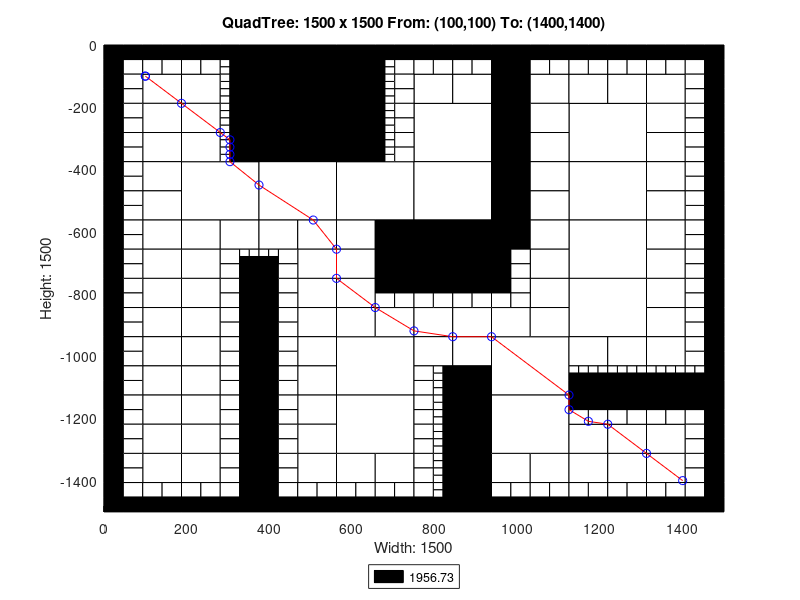

Recreate this plot in MATLAB.
axis([0 1500 -1500 0]);
title('QuadTree: 1500 x 1500 From: (100,100) To: (1400,1400)');
xlabel('Width: 1500');
ylabel('Height: 1500');
rectangle('Position',[375 -187.5 187.5 187.5], 'FaceColor',[0 0 0]);
rectangle('Position',[375 -375 187.5 187.5], 'FaceColor',[0 0 0]);
rectangle('Position',[187.5 -562.5 187.5 187.5], 'FaceColor',[1 1 1]);
rectangle('Position',[375 -562.5 187.5 187.5], 'FaceColor',[1 1 1]);
rectangle('Position',[562.5 -562.5 187.5 187.5], 'FaceColor',[1 1 1]);
rectangle('Position',[750 -375 187.5 187.5], 'FaceColor',[1 1 1]);
rectangle('Position',[1125 -375 187.5 187.5], 'FaceColor',[1 1 1]);
rectangle('Position',[750 -562.5 187.5 187.5], 'FaceColor',[1 1 1]);
rectangle('Position',[750 -750 187.5 187.5], 'FaceColor',[0 0 0]);
rectangle('Position',[1125 -562.5 187.5 187.5], 'FaceColor',[1 1 1]);
rectangle('Position',[1125 -750 187.5 187.5], 'FaceColor',[1 1 1]);
rectangle('Position',[562.5 -1125 187.5 187.5], 'FaceColor',[1 1 1]);
rectangle('Position',[562.5 -1312.5 187.5 187.5], 'FaceColor',[1 1 1]);
rectangle('Position',[937.5 -1125 187.5 187.5], 'FaceColor',[1 1 1]);
rectangle('Position',[1125 -937.5 187.5 187.5], 'FaceColor',[1 1 1]);
rectangle('Position',[937.5 -1312.5 187.5 187.5], 'FaceColor',[1 1 1]);
rectangle('Position',[93.75 -187.5 93.75 93.75], 'FaceColor',[1 1 1]);
rectangle('Position',[187.5 -187.5 93.75 93.75], 'FaceColor',[1 1 1]);
rectangle('Position',[93.75 -281.25 93.75 93.75], 'FaceColor',[1 1 1]);
rectangle('Position',[93.75 -375 93.75 93.75], 'FaceColor',[1 1 1]);
rectangle('Position',[187.5 -281.25 93.75 93.75], 'FaceColor',[1 1 1]);
rectangle('Position',[187.5 -375 93.75 93.75], 'FaceColor',[1 1 1]);
rectangle('Position',[562.5 -93.75 93.75 93.75], 'FaceColor',[0 0 0]);
rectangle('Position',[562.5 -187.5 93.75 93.75], 'FaceColor',[0 0 0]);
rectangle('Position',[562.5 -281.25 93.75 93.75], 'FaceColor',[0 0 0]);
rectangle('Position',[562.5 -375 93.75 93.75], 'FaceColor',[0 0 0]);
rectangle('Position',[93.75 -468.75 93.75 93.75], 'FaceColor',[1 1 1]);
rectangle('Position',[93.75 -562.5 93.75 93.75], 'FaceColor',[1 1 1]);
rectangle('Position',[93.75 -656.25 93.75 93.75], 'FaceColor',[1 1 1]);
rectangle('Position',[93.75 -750 93.75 93.75], 'FaceColor',[1 1 1]);
rectangle('Position',[187.5 -656.25 93.75 93.75], 'FaceColor',[1 1 1]);
rectangle('Position',[281.25 -656.25 93.75 93.75], 'FaceColor',[1 1 1]);
rectangle('Position',[187.5 -750 93.75 93.75], 'FaceColor',[1 1 1]);
rectangle('Position',[375 -656.25 93.75 93.75], 'FaceColor',[1 1 1]);
rectangle('Position',[468.75 -656.25 93.75 93.75], 'FaceColor',[1 1 1]);
rectangle('Position',[468.75 -750 93.75 93.75], 'FaceColor',[1 1 1]);
rectangle('Position',[562.5 -656.25 93.75 93.75], 'FaceColor',[1 1 1]);
rectangle('Position',[656.25 -656.25 93.75 93.75], 'FaceColor',[0 0 0]);
rectangle('Position',[562.5 -750 93.75 93.75], 'FaceColor',[1 1 1]);
rectangle('Position',[656.25 -750 93.75 93.75], 'FaceColor',[0 0 0]);
rectangle('Position',[750 -187.5 93.75 93.75], 'FaceColor',[1 1 1]);
rectangle('Position',[843.75 -187.5 93.75 93.75], 'FaceColor',[1 1 1]);
rectangle('Position',[937.5 -93.75 93.75 93.75], 'FaceColor',[0 0 0]);
rectangle('Position',[937.5 -187.5 93.75 93.75], 'FaceColor',[0 0 0]);
rectangle('Position',[1031.25 -187.5 93.75 93.75], 'FaceColor',[1 1 1]);
rectangle('Position',[937.5 -281.25 93.75 93.75], 'FaceColor',[0 0 0]);
rectangle('Position',[1031.25 -281.25 93.75 93.75], 'FaceColor',[1 1 1]);
rectangle('Position',[937.5 -375 93.75 93.75], 'FaceColor',[0 0 0]);
rectangle('Position',[1031.25 -375 93.75 93.75], 'FaceColor',[1 1 1]);
rectangle('Position',[1125 -187.5 93.75 93.75], 'FaceColor',[1 1 1]);
rectangle('Position',[1218.75 -187.5 93.75 93.75], 'FaceColor',[1 1 1]);
rectangle('Position',[1312.5 -187.5 93.75 93.75], 'FaceColor',[1 1 1]);
rectangle('Position',[1312.5 -281.25 93.75 93.75], 'FaceColor',[1 1 1]);
rectangle('Position',[1312.5 -375 93.75 93.75], 'FaceColor',[1 1 1]);
rectangle('Position',[937.5 -468.75 93.75 93.75], 'FaceColor',[0 0 0]);
rectangle('Position',[1031.25 -468.75 93.75 93.75], 'FaceColor',[1 1 1]);
rectangle('Position',[937.5 -562.5 93.75 93.75], 'FaceColor',[0 0 0]);
rectangle('Position',[1031.25 -562.5 93.75 93.75], 'FaceColor',[1 1 1]);
rectangle('Position',[937.5 -656.25 93.75 93.75], 'FaceColor',[0 0 0]);
rectangle('Position',[1031.25 -656.25 93.75 93.75], 'FaceColor',[1 1 1]);
rectangle('Position',[1031.25 -750 93.75 93.75], 'FaceColor',[1 1 1]);
rectangle('Position',[1312.5 -468.75 93.75 93.75], 'FaceColor',[1 1 1]);
rectangle('Position',[1312.5 -562.5 93.75 93.75], 'FaceColor',[1 1 1]);
rectangle('Position',[1312.5 -656.25 93.75 93.75], 'FaceColor',[1 1 1]);
rectangle('Position',[1312.5 -750 93.75 93.75], 'FaceColor',[1 1 1]);
rectangle('Position',[93.75 -843.75 93.75 93.75], 'FaceColor',[1 1 1]);
rectangle('Position',[93.75 -937.5 93.75 93.75], 'FaceColor',[1 1 1]);
rectangle('Position',[187.5 -843.75 93.75 93.75], 'FaceColor',[1 1 1]);
rectangle('Position',[187.5 -937.5 93.75 93.75], 'FaceColor',[1 1 1]);
rectangle('Position',[93.75 -1031.25 93.75 93.75], 'FaceColor',[1 1 1]);
rectangle('Position',[93.75 -1125 93.75 93.75], 'FaceColor',[1 1 1]);
rectangle('Position',[187.5 -1031.25 93.75 93.75], 'FaceColor',[1 1 1]);
rectangle('Position',[187.5 -1125 93.75 93.75], 'FaceColor',[1 1 1]);
rectangle('Position',[468.75 -843.75 93.75 93.75], 'FaceColor',[1 1 1]);
rectangle('Position',[468.75 -937.5 93.75 93.75], 'FaceColor',[1 1 1]);
rectangle('Position',[562.5 -843.75 93.75 93.75], 'FaceColor',[1 1 1]);
rectangle('Position',[562.5 -937.5 93.75 93.75], 'FaceColor',[1 1 1]);
rectangle('Position',[656.25 -937.5 93.75 93.75], 'FaceColor',[1 1 1]);
rectangle('Position',[468.75 -1031.25 93.75 93.75], 'FaceColor',[1 1 1]);
rectangle('Position',[468.75 -1125 93.75 93.75], 'FaceColor',[1 1 1]);
rectangle('Position',[93.75 -1218.75 93.75 93.75], 'FaceColor',[1 1 1]);
rectangle('Position',[93.75 -1312.5 93.75 93.75], 'FaceColor',[1 1 1]);
rectangle('Position',[187.5 -1218.75 93.75 93.75], 'FaceColor',[1 1 1]);
rectangle('Position',[187.5 -1312.5 93.75 93.75], 'FaceColor',[1 1 1]);
rectangle('Position',[93.75 -1406.25 93.75 93.75], 'FaceColor',[1 1 1]);
rectangle('Position',[187.5 -1406.25 93.75 93.75], 'FaceColor',[1 1 1]);
rectangle('Position',[468.75 -1218.75 93.75 93.75], 'FaceColor',[1 1 1]);
rectangle('Position',[468.75 -1312.5 93.75 93.75], 'FaceColor',[1 1 1]);
rectangle('Position',[468.75 -1406.25 93.75 93.75], 'FaceColor',[1 1 1]);
rectangle('Position',[562.5 -1406.25 93.75 93.75], 'FaceColor',[1 1 1]);
rectangle('Position',[656.25 -1406.25 93.75 93.75], 'FaceColor',[1 1 1]);
rectangle('Position',[750 -937.5 93.75 93.75], 'FaceColor',[1 1 1]);
rectangle('Position',[843.75 -937.5 93.75 93.75], 'FaceColor',[1 1 1]);
rectangle('Position',[1031.25 -843.75 93.75 93.75], 'FaceColor',[1 1 1]);
rectangle('Position',[937.5 -937.5 93.75 93.75], 'FaceColor',[1 1 1]);
rectangle('Position',[1031.25 -937.5 93.75 93.75], 'FaceColor',[1 1 1]);
rectangle('Position',[750 -1031.25 93.75 93.75], 'FaceColor',[1 1 1]);
rectangle('Position',[843.75 -1031.25 93.75 93.75], 'FaceColor',[1 1 1]);
rectangle('Position',[843.75 -1125 93.75 93.75], 'FaceColor',[0 0 0]);
rectangle('Position',[1312.5 -843.75 93.75 93.75], 'FaceColor',[1 1 1]);
rectangle('Position',[1312.5 -937.5 93.75 93.75], 'FaceColor',[1 1 1]);
rectangle('Position',[1125 -1031.25 93.75 93.75], 'FaceColor',[1 1 1]);
rectangle('Position',[1218.75 -1031.25 93.75 93.75], 'FaceColor',[1 1 1]);
rectangle('Position',[1312.5 -1031.25 93.75 93.75], 'FaceColor',[1 1 1]);
rectangle('Position',[843.75 -1218.75 93.75 93.75], 'FaceColor',[0 0 0]);
rectangle('Position',[843.75 -1312.5 93.75 93.75], 'FaceColor',[0 0 0]);
rectangle('Position',[843.75 -1406.25 93.75 93.75], 'FaceColor',[0 0 0]);
rectangle('Position',[843.75 -1500 93.75 93.75], 'FaceColor',[0 0 0]);
rectangle('Position',[937.5 -1406.25 93.75 93.75], 'FaceColor',[1 1 1]);
rectangle('Position',[1031.25 -1406.25 93.75 93.75], 'FaceColor',[1 1 1]);
rectangle('Position',[1125 -1312.5 93.75 93.75], 'FaceColor',[1 1 1]);
rectangle('Position',[1218.75 -1312.5 93.75 93.75], 'FaceColor',[1 1 1]);
rectangle('Position',[1312.5 -1312.5 93.75 93.75], 'FaceColor',[1 1 1]);
rectangle('Position',[1125 -1406.25 93.75 93.75], 'FaceColor',[1 1 1]);
rectangle('Position',[1218.75 -1406.25 93.75 93.75], 'FaceColor',[1 1 1]);
rectangle('Position',[1312.5 -1406.25 93.75 93.75], 'FaceColor',[1 1 1]);
rectangle('Position',[0 -46.875 46.875 46.875], 'FaceColor',[0 0 0]);
rectangle('Position',[46.875 -46.875 46.875 46.875], 'FaceColor',[0 0 0]);
rectangle('Position',[0 -93.75 46.875 46.875], 'FaceColor',[0 0 0]);
rectangle('Position',[46.875 -93.75 46.875 46.875], 'FaceColor',[1 1 1]);
rectangle('Position',[93.75 -46.875 46.875 46.875], 'FaceColor',[0 0 0]);
rectangle('Position',[140.625 -46.875 46.875 46.875], 'FaceColor',[0 0 0]);
rectangle('Position',[93.75 -93.75 46.875 46.875], 'FaceColor',[1 1 1]);
rectangle('Position',[140.625 -93.75 46.875 46.875], 'FaceColor',[1 1 1]);
rectangle('Position',[0 -140.625 46.875 46.875], 'FaceColor',[0 0 0]);
rectangle('Position',[46.875 -140.625 46.875 46.875], 'FaceColor',[1 1 1]);
rectangle('Position',[0 -187.5 46.875 46.875], 'FaceColor',[0 0 0]);
rectangle('Position',[46.875 -187.5 46.875 46.875], 'FaceColor',[1 1 1]);
rectangle('Position',[187.5 -46.875 46.875 46.875], 'FaceColor',[0 0 0]);
rectangle('Position',[234.375 -46.875 46.875 46.875], 'FaceColor',[0 0 0]);
rectangle('Position',[187.5 -93.75 46.875 46.875], 'FaceColor',[1 1 1]);
rectangle('Position',[234.375 -93.75 46.875 46.875], 'FaceColor',[1 1 1]);
rectangle('Position',[281.25 -46.875 46.875 46.875], 'FaceColor',[0 0 0]);
rectangle('Position',[328.125 -46.875 46.875 46.875], 'FaceColor',[0 0 0]);
rectangle('Position',[328.125 -93.75 46.875 46.875], 'FaceColor',[0 0 0]);
rectangle('Position',[328.125 -140.625 46.875 46.875], 'FaceColor',[0 0 0]);
rectangle('Position',[328.125 -187.5 46.875 46.875], 'FaceColor',[0 0 0]);
rectangle('Position',[0 -234.375 46.875 46.875], 'FaceColor',[0 0 0]);
rectangle('Position',[46.875 -234.375 46.875 46.875], 'FaceColor',[1 1 1]);
rectangle('Position',[0 -281.25 46.875 46.875], 'FaceColor',[0 0 0]);
rectangle('Position',[46.875 -281.25 46.875 46.875], 'FaceColor',[1 1 1]);
rectangle('Position',[0 -328.125 46.875 46.875], 'FaceColor',[0 0 0]);
rectangle('Position',[46.875 -328.125 46.875 46.875], 'FaceColor',[1 1 1]);
rectangle('Position',[0 -375 46.875 46.875], 'FaceColor',[0 0 0]);
rectangle('Position',[46.875 -375 46.875 46.875], 'FaceColor',[1 1 1]);
rectangle('Position',[328.125 -234.375 46.875 46.875], 'FaceColor',[0 0 0]);
rectangle('Position',[328.125 -281.25 46.875 46.875], 'FaceColor',[0 0 0]);
rectangle('Position',[328.125 -328.125 46.875 46.875], 'FaceColor',[0 0 0]);
rectangle('Position',[328.125 -375 46.875 46.875], 'FaceColor',[0 0 0]);
rectangle('Position',[656.25 -46.875 46.875 46.875], 'FaceColor',[0 0 0]);
rectangle('Position',[703.125 -46.875 46.875 46.875], 'FaceColor',[0 0 0]);
rectangle('Position',[703.125 -93.75 46.875 46.875], 'FaceColor',[1 1 1]);
rectangle('Position',[703.125 -140.625 46.875 46.875], 'FaceColor',[1 1 1]);
rectangle('Position',[703.125 -187.5 46.875 46.875], 'FaceColor',[1 1 1]);
rectangle('Position',[703.125 -234.375 46.875 46.875], 'FaceColor',[1 1 1]);
rectangle('Position',[703.125 -281.25 46.875 46.875], 'FaceColor',[1 1 1]);
rectangle('Position',[703.125 -328.125 46.875 46.875], 'FaceColor',[1 1 1]);
rectangle('Position',[703.125 -375 46.875 46.875], 'FaceColor',[1 1 1]);
rectangle('Position',[0 -421.875 46.875 46.875], 'FaceColor',[0 0 0]);
rectangle('Position',[46.875 -421.875 46.875 46.875], 'FaceColor',[1 1 1]);
rectangle('Position',[0 -468.75 46.875 46.875], 'FaceColor',[0 0 0]);
rectangle('Position',[46.875 -468.75 46.875 46.875], 'FaceColor',[1 1 1]);
rectangle('Position',[0 -515.625 46.875 46.875], 'FaceColor',[0 0 0]);
rectangle('Position',[46.875 -515.625 46.875 46.875], 'FaceColor',[1 1 1]);
rectangle('Position',[0 -562.5 46.875 46.875], 'FaceColor',[0 0 0]);
rectangle('Position',[46.875 -562.5 46.875 46.875], 'FaceColor',[1 1 1]);
rectangle('Position',[0 -609.375 46.875 46.875], 'FaceColor',[0 0 0]);
rectangle('Position',[46.875 -609.375 46.875 46.875], 'FaceColor',[1 1 1]);
rectangle('Position',[0 -656.25 46.875 46.875], 'FaceColor',[0 0 0]);
rectangle('Position',[46.875 -656.25 46.875 46.875], 'FaceColor',[1 1 1]);
rectangle('Position',[0 -703.125 46.875 46.875], 'FaceColor',[0 0 0]);
rectangle('Position',[46.875 -703.125 46.875 46.875], 'FaceColor',[1 1 1]);
rectangle('Position',[0 -750 46.875 46.875], 'FaceColor',[0 0 0]);
rectangle('Position',[46.875 -750 46.875 46.875], 'FaceColor',[1 1 1]);
rectangle('Position',[281.25 -703.125 46.875 46.875], 'FaceColor',[1 1 1]);
rectangle('Position',[281.25 -750 46.875 46.875], 'FaceColor',[1 1 1]);
rectangle('Position',[328.125 -750 46.875 46.875], 'FaceColor',[0 0 0]);
rectangle('Position',[421.875 -703.125 46.875 46.875], 'FaceColor',[1 1 1]);
rectangle('Position',[375 -750 46.875 46.875], 'FaceColor',[0 0 0]);
rectangle('Position',[421.875 -750 46.875 46.875], 'FaceColor',[1 1 1]);
rectangle('Position',[750 -46.875 46.875 46.875], 'FaceColor',[0 0 0]);
rectangle('Position',[796.875 -46.875 46.875 46.875], 'FaceColor',[0 0 0]);
rectangle('Position',[750 -93.75 46.875 46.875], 'FaceColor',[1 1 1]);
rectangle('Position',[796.875 -93.75 46.875 46.875], 'FaceColor',[1 1 1]);
rectangle('Position',[843.75 -46.875 46.875 46.875], 'FaceColor',[0 0 0]);
rectangle('Position',[890.625 -46.875 46.875 46.875], 'FaceColor',[0 0 0]);
rectangle('Position',[843.75 -93.75 46.875 46.875], 'FaceColor',[1 1 1]);
rectangle('Position',[890.625 -93.75 46.875 46.875], 'FaceColor',[1 1 1]);
rectangle('Position',[1031.25 -46.875 46.875 46.875], 'FaceColor',[0 0 0]);
rectangle('Position',[1078.12 -46.875 46.875 46.875], 'FaceColor',[0 0 0]);
rectangle('Position',[1031.25 -93.75 46.875 46.875], 'FaceColor',[1 1 1]);
rectangle('Position',[1078.12 -93.75 46.875 46.875], 'FaceColor',[1 1 1]);
rectangle('Position',[1125 -46.875 46.875 46.875], 'FaceColor',[0 0 0]);
rectangle('Position',[1171.88 -46.875 46.875 46.875], 'FaceColor',[0 0 0]);
rectangle('Position',[1125 -93.75 46.875 46.875], 'FaceColor',[1 1 1]);
rectangle('Position',[1171.88 -93.75 46.875 46.875], 'FaceColor',[1 1 1]);
rectangle('Position',[1218.75 -46.875 46.875 46.875], 'FaceColor',[0 0 0]);
rectangle('Position',[1265.62 -46.875 46.875 46.875], 'FaceColor',[0 0 0]);
rectangle('Position',[1218.75 -93.75 46.875 46.875], 'FaceColor',[1 1 1]);
rectangle('Position',[1265.62 -93.75 46.875 46.875], 'FaceColor',[1 1 1]);
rectangle('Position',[1312.5 -46.875 46.875 46.875], 'FaceColor',[0 0 0]);
rectangle('Position',[1359.38 -46.875 46.875 46.875], 'FaceColor',[0 0 0]);
rectangle('Position',[1312.5 -93.75 46.875 46.875], 'FaceColor',[1 1 1]);
rectangle('Position',[1359.38 -93.75 46.875 46.875], 'FaceColor',[1 1 1]);
rectangle('Position',[1406.25 -46.875 46.875 46.875], 'FaceColor',[0 0 0]);
rectangle('Position',[1453.12 -46.875 46.875 46.875], 'FaceColor',[0 0 0]);
rectangle('Position',[1406.25 -93.75 46.875 46.875], 'FaceColor',[1 1 1]);
rectangle('Position',[1453.12 -93.75 46.875 46.875], 'FaceColor',[0 0 0]);
rectangle('Position',[1406.25 -140.625 46.875 46.875], 'FaceColor',[1 1 1]);
rectangle('Position',[1453.12 -140.625 46.875 46.875], 'FaceColor',[0 0 0]);
rectangle('Position',[1406.25 -187.5 46.875 46.875], 'FaceColor',[1 1 1]);
rectangle('Position',[1453.12 -187.5 46.875 46.875], 'FaceColor',[0 0 0]);
rectangle('Position',[1406.25 -234.375 46.875 46.875], 'FaceColor',[1 1 1]);
rectangle('Position',[1453.12 -234.375 46.875 46.875], 'FaceColor',[0 0 0]);
rectangle('Position',[1406.25 -281.25 46.875 46.875], 'FaceColor',[1 1 1]);
rectangle('Position',[1453.12 -281.25 46.875 46.875], 'FaceColor',[0 0 0]);
rectangle('Position',[1406.25 -328.125 46.875 46.875], 'FaceColor',[1 1 1]);
rectangle('Position',[1453.12 -328.125 46.875 46.875], 'FaceColor',[0 0 0]);
rectangle('Position',[1406.25 -375 46.875 46.875], 'FaceColor',[1 1 1]);
rectangle('Position',[1453.12 -375 46.875 46.875], 'FaceColor',[0 0 0]);
rectangle('Position',[937.5 -703.125 46.875 46.875], 'FaceColor',[0 0 0]);
rectangle('Position',[984.375 -703.125 46.875 46.875], 'FaceColor',[1 1 1]);
rectangle('Position',[937.5 -750 46.875 46.875], 'FaceColor',[0 0 0]);
rectangle('Position',[984.375 -750 46.875 46.875], 'FaceColor',[1 1 1]);
rectangle('Position',[1406.25 -421.875 46.875 46.875], 'FaceColor',[1 1 1]);
rectangle('Position',[1453.12 -421.875 46.875 46.875], 'FaceColor',[0 0 0]);
rectangle('Position',[1406.25 -468.75 46.875 46.875], 'FaceColor',[1 1 1]);
rectangle('Position',[1453.12 -468.75 46.875 46.875], 'FaceColor',[0 0 0]);
rectangle('Position',[1406.25 -515.625 46.875 46.875], 'FaceColor',[1 1 1]);
rectangle('Position',[1453.12 -515.625 46.875 46.875], 'FaceColor',[0 0 0]);
rectangle('Position',[1406.25 -562.5 46.875 46.875], 'FaceColor',[1 1 1]);
rectangle('Position',[1453.12 -562.5 46.875 46.875], 'FaceColor',[0 0 0]);
rectangle('Position',[1406.25 -609.375 46.875 46.875], 'FaceColor',[1 1 1]);
rectangle('Position',[1453.12 -609.375 46.875 46.875], 'FaceColor',[0 0 0]);
rectangle('Position',[1406.25 -656.25 46.875 46.875], 'FaceColor',[1 1 1]);
rectangle('Position',[1453.12 -656.25 46.875 46.875], 'FaceColor',[0 0 0]);
rectangle('Position',[1406.25 -703.125 46.875 46.875], 'FaceColor',[1 1 1]);
rectangle('Position',[1453.12 -703.125 46.875 46.875], 'FaceColor',[0 0 0]);
rectangle('Position',[1406.25 -750 46.875 46.875], 'FaceColor',[1 1 1]);
rectangle('Position',[1453.12 -750 46.875 46.875], 'FaceColor',[0 0 0]);
rectangle('Position',[0 -796.875 46.875 46.875], 'FaceColor',[0 0 0]);
rectangle('Position',[46.875 -796.875 46.875 46.875], 'FaceColor',[1 1 1]);
rectangle('Position',[0 -843.75 46.875 46.875], 'FaceColor',[0 0 0]);
rectangle('Position',[46.875 -843.75 46.875 46.875], 'FaceColor',[1 1 1]);
rectangle('Position',[0 -890.625 46.875 46.875], 'FaceColor',[0 0 0]);
rectangle('Position',[46.875 -890.625 46.875 46.875], 'FaceColor',[1 1 1]);
rectangle('Position',[0 -937.5 46.875 46.875], 'FaceColor',[0 0 0]);
rectangle('Position',[46.875 -937.5 46.875 46.875], 'FaceColor',[1 1 1]);
rectangle('Position',[281.25 -796.875 46.875 46.875], 'FaceColor',[1 1 1]);
rectangle('Position',[328.125 -796.875 46.875 46.875], 'FaceColor',[0 0 0]);
rectangle('Position',[281.25 -843.75 46.875 46.875], 'FaceColor',[1 1 1]);
rectangle('Position',[328.125 -843.75 46.875 46.875], 'FaceColor',[0 0 0]);
rectangle('Position',[281.25 -890.625 46.875 46.875], 'FaceColor',[1 1 1]);
rectangle('Position',[328.125 -890.625 46.875 46.875], 'FaceColor',[0 0 0]);
rectangle('Position',[281.25 -937.5 46.875 46.875], 'FaceColor',[1 1 1]);
rectangle('Position',[328.125 -937.5 46.875 46.875], 'FaceColor',[0 0 0]);
rectangle('Position',[0 -984.375 46.875 46.875], 'FaceColor',[0 0 0]);
rectangle('Position',[46.875 -984.375 46.875 46.875], 'FaceColor',[1 1 1]);
rectangle('Position',[0 -1031.25 46.875 46.875], 'FaceColor',[0 0 0]);
rectangle('Position',[46.875 -1031.25 46.875 46.875], 'FaceColor',[1 1 1]);
rectangle('Position',[0 -1078.12 46.875 46.875], 'FaceColor',[0 0 0]);
rectangle('Position',[46.875 -1078.12 46.875 46.875], 'FaceColor',[1 1 1]);
rectangle('Position',[0 -1125 46.875 46.875], 'FaceColor',[0 0 0]);
rectangle('Position',[46.875 -1125 46.875 46.875], 'FaceColor',[1 1 1]);
rectangle('Position',[281.25 -984.375 46.875 46.875], 'FaceColor',[1 1 1]);
rectangle('Position',[328.125 -984.375 46.875 46.875], 'FaceColor',[0 0 0]);
rectangle('Position',[281.25 -1031.25 46.875 46.875], 'FaceColor',[1 1 1]);
rectangle('Position',[328.125 -1031.25 46.875 46.875], 'FaceColor',[0 0 0]);
rectangle('Position',[281.25 -1078.12 46.875 46.875], 'FaceColor',[1 1 1]);
rectangle('Position',[328.125 -1078.12 46.875 46.875], 'FaceColor',[0 0 0]);
rectangle('Position',[281.25 -1125 46.875 46.875], 'FaceColor',[1 1 1]);
rectangle('Position',[328.125 -1125 46.875 46.875], 'FaceColor',[0 0 0]);
rectangle('Position',[375 -796.875 46.875 46.875], 'FaceColor',[0 0 0]);
rectangle('Position',[421.875 -796.875 46.875 46.875], 'FaceColor',[1 1 1]);
rectangle('Position',[375 -843.75 46.875 46.875], 'FaceColor',[0 0 0]);
rectangle('Position',[421.875 -843.75 46.875 46.875], 'FaceColor',[1 1 1]);
rectangle('Position',[375 -890.625 46.875 46.875], 'FaceColor',[0 0 0]);
rectangle('Position',[421.875 -890.625 46.875 46.875], 'FaceColor',[1 1 1]);
rectangle('Position',[375 -937.5 46.875 46.875], 'FaceColor',[0 0 0]);
rectangle('Position',[421.875 -937.5 46.875 46.875], 'FaceColor',[1 1 1]);
rectangle('Position',[656.25 -796.875 46.875 46.875], 'FaceColor',[0 0 0]);
rectangle('Position',[703.125 -796.875 46.875 46.875], 'FaceColor',[0 0 0]);
rectangle('Position',[656.25 -843.75 46.875 46.875], 'FaceColor',[1 1 1]);
rectangle('Position',[703.125 -843.75 46.875 46.875], 'FaceColor',[1 1 1]);
rectangle('Position',[375 -984.375 46.875 46.875], 'FaceColor',[0 0 0]);
rectangle('Position',[421.875 -984.375 46.875 46.875], 'FaceColor',[1 1 1]);
rectangle('Position',[375 -1031.25 46.875 46.875], 'FaceColor',[0 0 0]);
rectangle('Position',[421.875 -1031.25 46.875 46.875], 'FaceColor',[1 1 1]);
rectangle('Position',[375 -1078.12 46.875 46.875], 'FaceColor',[0 0 0]);
rectangle('Position',[421.875 -1078.12 46.875 46.875], 'FaceColor',[1 1 1]);
rectangle('Position',[375 -1125 46.875 46.875], 'FaceColor',[0 0 0]);
rectangle('Position',[421.875 -1125 46.875 46.875], 'FaceColor',[1 1 1]);
rectangle('Position',[0 -1171.88 46.875 46.875], 'FaceColor',[0 0 0]);
rectangle('Position',[46.875 -1171.88 46.875 46.875], 'FaceColor',[1 1 1]);
rectangle('Position',[0 -1218.75 46.875 46.875], 'FaceColor',[0 0 0]);
rectangle('Position',[46.875 -1218.75 46.875 46.875], 'FaceColor',[1 1 1]);
rectangle('Position',[0 -1265.62 46.875 46.875], 'FaceColor',[0 0 0]);
rectangle('Position',[46.875 -1265.62 46.875 46.875], 'FaceColor',[1 1 1]);
rectangle('Position',[0 -1312.5 46.875 46.875], 'FaceColor',[0 0 0]);
rectangle('Position',[46.875 -1312.5 46.875 46.875], 'FaceColor',[1 1 1]);
rectangle('Position',[281.25 -1171.88 46.875 46.875], 'FaceColor',[1 1 1]);
rectangle('Position',[328.125 -1171.88 46.875 46.875], 'FaceColor',[0 0 0]);
rectangle('Position',[281.25 -1218.75 46.875 46.875], 'FaceColor',[1 1 1]);
rectangle('Position',[328.125 -1218.75 46.875 46.875], 'FaceColor',[0 0 0]);
rectangle('Position',[281.25 -1265.62 46.875 46.875], 'FaceColor',[1 1 1]);
rectangle('Position',[328.125 -1265.62 46.875 46.875], 'FaceColor',[0 0 0]);
rectangle('Position',[281.25 -1312.5 46.875 46.875], 'FaceColor',[1 1 1]);
rectangle('Position',[328.125 -1312.5 46.875 46.875], 'FaceColor',[0 0 0]);
rectangle('Position',[0 -1359.38 46.875 46.875], 'FaceColor',[0 0 0]);
rectangle('Position',[46.875 -1359.38 46.875 46.875], 'FaceColor',[1 1 1]);
rectangle('Position',[0 -1406.25 46.875 46.875], 'FaceColor',[0 0 0]);
rectangle('Position',[46.875 -1406.25 46.875 46.875], 'FaceColor',[1 1 1]);
rectangle('Position',[0 -1453.12 46.875 46.875], 'FaceColor',[0 0 0]);
rectangle('Position',[46.875 -1453.12 46.875 46.875], 'FaceColor',[1 1 1]);
rectangle('Position',[0 -1500 46.875 46.875], 'FaceColor',[0 0 0]);
rectangle('Position',[46.875 -1500 46.875 46.875], 'FaceColor',[0 0 0]);
rectangle('Position',[93.75 -1453.12 46.875 46.875], 'FaceColor',[1 1 1]);
rectangle('Position',[140.625 -1453.12 46.875 46.875], 'FaceColor',[1 1 1]);
rectangle('Position',[93.75 -1500 46.875 46.875], 'FaceColor',[0 0 0]);
rectangle('Position',[140.625 -1500 46.875 46.875], 'FaceColor',[0 0 0]);
rectangle('Position',[281.25 -1359.38 46.875 46.875], 'FaceColor',[1 1 1]);
rectangle('Position',[328.125 -1359.38 46.875 46.875], 'FaceColor',[0 0 0]);
rectangle('Position',[281.25 -1406.25 46.875 46.875], 'FaceColor',[1 1 1]);
rectangle('Position',[328.125 -1406.25 46.875 46.875], 'FaceColor',[0 0 0]);
rectangle('Position',[187.5 -1453.12 46.875 46.875], 'FaceColor',[1 1 1]);
rectangle('Position',[234.375 -1453.12 46.875 46.875], 'FaceColor',[1 1 1]);
rectangle('Position',[187.5 -1500 46.875 46.875], 'FaceColor',[0 0 0]);
rectangle('Position',[234.375 -1500 46.875 46.875], 'FaceColor',[0 0 0]);
rectangle('Position',[281.25 -1453.12 46.875 46.875], 'FaceColor',[1 1 1]);
rectangle('Position',[328.125 -1453.12 46.875 46.875], 'FaceColor',[0 0 0]);
rectangle('Position',[281.25 -1500 46.875 46.875], 'FaceColor',[0 0 0]);
rectangle('Position',[328.125 -1500 46.875 46.875], 'FaceColor',[0 0 0]);
rectangle('Position',[375 -1171.88 46.875 46.875], 'FaceColor',[0 0 0]);
rectangle('Position',[421.875 -1171.88 46.875 46.875], 'FaceColor',[1 1 1]);
rectangle('Position',[375 -1218.75 46.875 46.875], 'FaceColor',[0 0 0]);
rectangle('Position',[421.875 -1218.75 46.875 46.875], 'FaceColor',[1 1 1]);
rectangle('Position',[375 -1265.62 46.875 46.875], 'FaceColor',[0 0 0]);
rectangle('Position',[421.875 -1265.62 46.875 46.875], 'FaceColor',[1 1 1]);
rectangle('Position',[375 -1312.5 46.875 46.875], 'FaceColor',[0 0 0]);
rectangle('Position',[421.875 -1312.5 46.875 46.875], 'FaceColor',[1 1 1]);
rectangle('Position',[375 -1359.38 46.875 46.875], 'FaceColor',[0 0 0]);
rectangle('Position',[421.875 -1359.38 46.875 46.875], 'FaceColor',[1 1 1]);
rectangle('Position',[375 -1406.25 46.875 46.875], 'FaceColor',[0 0 0]);
rectangle('Position',[421.875 -1406.25 46.875 46.875], 'FaceColor',[1 1 1]);
rectangle('Position',[375 -1453.12 46.875 46.875], 'FaceColor',[0 0 0]);
rectangle('Position',[421.875 -1453.12 46.875 46.875], 'FaceColor',[1 1 1]);
rectangle('Position',[375 -1500 46.875 46.875], 'FaceColor',[0 0 0]);
rectangle('Position',[421.875 -1500 46.875 46.875], 'FaceColor',[0 0 0]);
rectangle('Position',[468.75 -1453.12 46.875 46.875], 'FaceColor',[1 1 1]);
rectangle('Position',[515.625 -1453.12 46.875 46.875], 'FaceColor',[1 1 1]);
rectangle('Position',[468.75 -1500 46.875 46.875], 'FaceColor',[0 0 0]);
rectangle('Position',[515.625 -1500 46.875 46.875], 'FaceColor',[0 0 0]);
rectangle('Position',[562.5 -1453.12 46.875 46.875], 'FaceColor',[1 1 1]);
rectangle('Position',[609.375 -1453.12 46.875 46.875], 'FaceColor',[1 1 1]);
rectangle('Position',[562.5 -1500 46.875 46.875], 'FaceColor',[0 0 0]);
rectangle('Position',[609.375 -1500 46.875 46.875], 'FaceColor',[0 0 0]);
rectangle('Position',[656.25 -1453.12 46.875 46.875], 'FaceColor',[1 1 1]);
rectangle('Position',[703.125 -1453.12 46.875 46.875], 'FaceColor',[1 1 1]);
rectangle('Position',[656.25 -1500 46.875 46.875], 'FaceColor',[0 0 0]);
rectangle('Position',[703.125 -1500 46.875 46.875], 'FaceColor',[0 0 0]);
rectangle('Position',[750 -796.875 46.875 46.875], 'FaceColor',[0 0 0]);
rectangle('Position',[796.875 -796.875 46.875 46.875], 'FaceColor',[0 0 0]);
rectangle('Position',[750 -843.75 46.875 46.875], 'FaceColor',[1 1 1]);
rectangle('Position',[796.875 -843.75 46.875 46.875], 'FaceColor',[1 1 1]);
rectangle('Position',[843.75 -796.875 46.875 46.875], 'FaceColor',[0 0 0]);
rectangle('Position',[890.625 -796.875 46.875 46.875], 'FaceColor',[0 0 0]);
rectangle('Position',[843.75 -843.75 46.875 46.875], 'FaceColor',[1 1 1]);
rectangle('Position',[890.625 -843.75 46.875 46.875], 'FaceColor',[1 1 1]);
rectangle('Position',[937.5 -796.875 46.875 46.875], 'FaceColor',[0 0 0]);
rectangle('Position',[984.375 -796.875 46.875 46.875], 'FaceColor',[1 1 1]);
rectangle('Position',[937.5 -843.75 46.875 46.875], 'FaceColor',[1 1 1]);
rectangle('Position',[984.375 -843.75 46.875 46.875], 'FaceColor',[1 1 1]);
rectangle('Position',[750 -1078.12 46.875 46.875], 'FaceColor',[1 1 1]);
rectangle('Position',[750 -1125 46.875 46.875], 'FaceColor',[1 1 1]);
rectangle('Position',[1406.25 -796.875 46.875 46.875], 'FaceColor',[1 1 1]);
rectangle('Position',[1453.12 -796.875 46.875 46.875], 'FaceColor',[0 0 0]);
rectangle('Position',[1406.25 -843.75 46.875 46.875], 'FaceColor',[1 1 1]);
rectangle('Position',[1453.12 -843.75 46.875 46.875], 'FaceColor',[0 0 0]);
rectangle('Position',[1406.25 -890.625 46.875 46.875], 'FaceColor',[1 1 1]);
rectangle('Position',[1453.12 -890.625 46.875 46.875], 'FaceColor',[0 0 0]);
rectangle('Position',[1406.25 -937.5 46.875 46.875], 'FaceColor',[1 1 1]);
rectangle('Position',[1453.12 -937.5 46.875 46.875], 'FaceColor',[0 0 0]);
rectangle('Position',[1125 -1125 46.875 46.875], 'FaceColor',[0 0 0]);
rectangle('Position',[1171.88 -1125 46.875 46.875], 'FaceColor',[0 0 0]);
rectangle('Position',[1218.75 -1125 46.875 46.875], 'FaceColor',[0 0 0]);
rectangle('Position',[1265.62 -1125 46.875 46.875], 'FaceColor',[0 0 0]);
rectangle('Position',[1406.25 -984.375 46.875 46.875], 'FaceColor',[1 1 1]);
rectangle('Position',[1453.12 -984.375 46.875 46.875], 'FaceColor',[0 0 0]);
rectangle('Position',[1406.25 -1031.25 46.875 46.875], 'FaceColor',[1 1 1]);
rectangle('Position',[1453.12 -1031.25 46.875 46.875], 'FaceColor',[0 0 0]);
rectangle('Position',[1312.5 -1125 46.875 46.875], 'FaceColor',[0 0 0]);
rectangle('Position',[1359.38 -1125 46.875 46.875], 'FaceColor',[0 0 0]);
rectangle('Position',[1453.12 -1078.12 46.875 46.875], 'FaceColor',[0 0 0]);
rectangle('Position',[1406.25 -1125 46.875 46.875], 'FaceColor',[0 0 0]);
rectangle('Position',[1453.12 -1125 46.875 46.875], 'FaceColor',[0 0 0]);
rectangle('Position',[750 -1171.88 46.875 46.875], 'FaceColor',[1 1 1]);
rectangle('Position',[750 -1218.75 46.875 46.875], 'FaceColor',[1 1 1]);
rectangle('Position',[750 -1265.62 46.875 46.875], 'FaceColor',[1 1 1]);
rectangle('Position',[750 -1312.5 46.875 46.875], 'FaceColor',[1 1 1]);
rectangle('Position',[750 -1359.38 46.875 46.875], 'FaceColor',[1 1 1]);
rectangle('Position',[750 -1406.25 46.875 46.875], 'FaceColor',[1 1 1]);
rectangle('Position',[750 -1453.12 46.875 46.875], 'FaceColor',[1 1 1]);
rectangle('Position',[750 -1500 46.875 46.875], 'FaceColor',[0 0 0]);
rectangle('Position',[796.875 -1500 46.875 46.875], 'FaceColor',[0 0 0]);
rectangle('Position',[937.5 -1453.12 46.875 46.875], 'FaceColor',[1 1 1]);
rectangle('Position',[984.375 -1453.12 46.875 46.875], 'FaceColor',[1 1 1]);
rectangle('Position',[937.5 -1500 46.875 46.875], 'FaceColor',[0 0 0]);
rectangle('Position',[984.375 -1500 46.875 46.875], 'FaceColor',[0 0 0]);
rectangle('Position',[1031.25 -1453.12 46.875 46.875], 'FaceColor',[1 1 1]);
rectangle('Position',[1078.12 -1453.12 46.875 46.875], 'FaceColor',[1 1 1]);
rectangle('Position',[1031.25 -1500 46.875 46.875], 'FaceColor',[0 0 0]);
rectangle('Position',[1078.12 -1500 46.875 46.875], 'FaceColor',[0 0 0]);
rectangle('Position',[1125 -1171.88 46.875 46.875], 'FaceColor',[0 0 0]);
rectangle('Position',[1171.88 -1171.88 46.875 46.875], 'FaceColor',[0 0 0]);
rectangle('Position',[1125 -1218.75 46.875 46.875], 'FaceColor',[1 1 1]);
rectangle('Position',[1171.88 -1218.75 46.875 46.875], 'FaceColor',[1 1 1]);
rectangle('Position',[1218.75 -1171.88 46.875 46.875], 'FaceColor',[0 0 0]);
rectangle('Position',[1265.62 -1171.88 46.875 46.875], 'FaceColor',[0 0 0]);
rectangle('Position',[1218.75 -1218.75 46.875 46.875], 'FaceColor',[1 1 1]);
rectangle('Position',[1265.62 -1218.75 46.875 46.875], 'FaceColor',[1 1 1]);
rectangle('Position',[1312.5 -1171.88 46.875 46.875], 'FaceColor',[0 0 0]);
rectangle('Position',[1359.38 -1171.88 46.875 46.875], 'FaceColor',[0 0 0]);
rectangle('Position',[1312.5 -1218.75 46.875 46.875], 'FaceColor',[1 1 1]);
rectangle('Position',[1359.38 -1218.75 46.875 46.875], 'FaceColor',[1 1 1]);
rectangle('Position',[1406.25 -1171.88 46.875 46.875], 'FaceColor',[0 0 0]);
rectangle('Position',[1453.12 -1171.88 46.875 46.875], 'FaceColor',[0 0 0]);
rectangle('Position',[1406.25 -1218.75 46.875 46.875], 'FaceColor',[1 1 1]);
rectangle('Position',[1453.12 -1218.75 46.875 46.875], 'FaceColor',[0 0 0]);
rectangle('Position',[1406.25 -1265.62 46.875 46.875], 'FaceColor',[1 1 1]);
rectangle('Position',[1453.12 -1265.62 46.875 46.875], 'FaceColor',[0 0 0]);
rectangle('Position',[1406.25 -1312.5 46.875 46.875], 'FaceColor',[1 1 1]);
rectangle('Position',[1453.12 -1312.5 46.875 46.875], 'FaceColor',[0 0 0]);
rectangle('Position',[1125 -1453.12 46.875 46.875], 'FaceColor',[1 1 1]);
rectangle('Position',[1171.88 -1453.12 46.875 46.875], 'FaceColor',[1 1 1]);
rectangle('Position',[1125 -1500 46.875 46.875], 'FaceColor',[0 0 0]);
rectangle('Position',[1171.88 -1500 46.875 46.875], 'FaceColor',[0 0 0]);
rectangle('Position',[1218.75 -1453.12 46.875 46.875], 'FaceColor',[1 1 1]);
rectangle('Position',[1265.62 -1453.12 46.875 46.875], 'FaceColor',[1 1 1]);
rectangle('Position',[1218.75 -1500 46.875 46.875], 'FaceColor',[0 0 0]);
rectangle('Position',[1265.62 -1500 46.875 46.875], 'FaceColor',[0 0 0]);
rectangle('Position',[1406.25 -1359.38 46.875 46.875], 'FaceColor',[1 1 1]);
rectangle('Position',[1453.12 -1359.38 46.875 46.875], 'FaceColor',[0 0 0]);
rectangle('Position',[1406.25 -1406.25 46.875 46.875], 'FaceColor',[1 1 1]);
rectangle('Position',[1453.12 -1406.25 46.875 46.875], 'FaceColor',[0 0 0]);
rectangle('Position',[1312.5 -1453.12 46.875 46.875], 'FaceColor',[1 1 1]);
rectangle('Position',[1359.38 -1453.12 46.875 46.875], 'FaceColor',[1 1 1]);
rectangle('Position',[1312.5 -1500 46.875 46.875], 'FaceColor',[0 0 0]);
rectangle('Position',[1359.38 -1500 46.875 46.875], 'FaceColor',[0 0 0]);
rectangle('Position',[1406.25 -1453.12 46.875 46.875], 'FaceColor',[1 1 1]);
rectangle('Position',[1453.12 -1453.12 46.875 46.875], 'FaceColor',[0 0 0]);
rectangle('Position',[1406.25 -1500 46.875 46.875], 'FaceColor',[0 0 0]);
rectangle('Position',[1453.12 -1500 46.875 46.875], 'FaceColor',[0 0 0]);
rectangle('Position',[281.25 -70.3125 23.4375 23.4375], 'FaceColor',[1 1 1]);
rectangle('Position',[304.688 -70.3125 23.4375 23.4375], 'FaceColor',[0 0 0]);
rectangle('Position',[281.25 -93.75 23.4375 23.4375], 'FaceColor',[1 1 1]);
rectangle('Position',[304.688 -93.75 23.4375 23.4375], 'FaceColor',[0 0 0]);
rectangle('Position',[281.25 -117.188 23.4375 23.4375], 'FaceColor',[1 1 1]);
rectangle('Position',[304.688 -117.188 23.4375 23.4375], 'FaceColor',[0 0 0]);
rectangle('Position',[281.25 -140.625 23.4375 23.4375], 'FaceColor',[1 1 1]);
rectangle('Position',[304.688 -140.625 23.4375 23.4375], 'FaceColor',[0 0 0]);
rectangle('Position',[281.25 -164.062 23.4375 23.4375], 'FaceColor',[1 1 1]);
rectangle('Position',[304.688 -164.062 23.4375 23.4375], 'FaceColor',[0 0 0]);
rectangle('Position',[281.25 -187.5 23.4375 23.4375], 'FaceColor',[1 1 1]);
rectangle('Position',[304.688 -187.5 23.4375 23.4375], 'FaceColor',[0 0 0]);
rectangle('Position',[281.25 -210.938 23.4375 23.4375], 'FaceColor',[1 1 1]);
rectangle('Position',[304.688 -210.938 23.4375 23.4375], 'FaceColor',[0 0 0]);
rectangle('Position',[281.25 -234.375 23.4375 23.4375], 'FaceColor',[1 1 1]);
rectangle('Position',[304.688 -234.375 23.4375 23.4375], 'FaceColor',[0 0 0]);
rectangle('Position',[281.25 -257.812 23.4375 23.4375], 'FaceColor',[1 1 1]);
rectangle('Position',[304.688 -257.812 23.4375 23.4375], 'FaceColor',[0 0 0]);
rectangle('Position',[281.25 -281.25 23.4375 23.4375], 'FaceColor',[1 1 1]);
rectangle('Position',[304.688 -281.25 23.4375 23.4375], 'FaceColor',[0 0 0]);
rectangle('Position',[281.25 -304.688 23.4375 23.4375], 'FaceColor',[1 1 1]);
rectangle('Position',[304.688 -304.688 23.4375 23.4375], 'FaceColor',[0 0 0]);
rectangle('Position',[281.25 -328.125 23.4375 23.4375], 'FaceColor',[1 1 1]);
rectangle('Position',[304.688 -328.125 23.4375 23.4375], 'FaceColor',[0 0 0]);
rectangle('Position',[281.25 -351.562 23.4375 23.4375], 'FaceColor',[1 1 1]);
rectangle('Position',[304.688 -351.562 23.4375 23.4375], 'FaceColor',[0 0 0]);
rectangle('Position',[281.25 -375 23.4375 23.4375], 'FaceColor',[1 1 1]);
rectangle('Position',[304.688 -375 23.4375 23.4375], 'FaceColor',[0 0 0]);
rectangle('Position',[656.25 -70.3125 23.4375 23.4375], 'FaceColor',[0 0 0]);
rectangle('Position',[679.688 -70.3125 23.4375 23.4375], 'FaceColor',[1 1 1]);
rectangle('Position',[656.25 -93.75 23.4375 23.4375], 'FaceColor',[0 0 0]);
rectangle('Position',[679.688 -93.75 23.4375 23.4375], 'FaceColor',[1 1 1]);
rectangle('Position',[656.25 -117.188 23.4375 23.4375], 'FaceColor',[0 0 0]);
rectangle('Position',[679.688 -117.188 23.4375 23.4375], 'FaceColor',[1 1 1]);
rectangle('Position',[656.25 -140.625 23.4375 23.4375], 'FaceColor',[0 0 0]);
rectangle('Position',[679.688 -140.625 23.4375 23.4375], 'FaceColor',[1 1 1]);
rectangle('Position',[656.25 -164.062 23.4375 23.4375], 'FaceColor',[0 0 0]);
rectangle('Position',[679.688 -164.062 23.4375 23.4375], 'FaceColor',[1 1 1]);
rectangle('Position',[656.25 -187.5 23.4375 23.4375], 'FaceColor',[0 0 0]);
rectangle('Position',[679.688 -187.5 23.4375 23.4375], 'FaceColor',[1 1 1]);
rectangle('Position',[656.25 -210.938 23.4375 23.4375], 'FaceColor',[0 0 0]);
rectangle('Position',[679.688 -210.938 23.4375 23.4375], 'FaceColor',[1 1 1]);
rectangle('Position',[656.25 -234.375 23.4375 23.4375], 'FaceColor',[0 0 0]);
rectangle('Position',[679.688 -234.375 23.4375 23.4375], 'FaceColor',[1 1 1]);
rectangle('Position',[656.25 -257.812 23.4375 23.4375], 'FaceColor',[0 0 0]);
rectangle('Position',[679.688 -257.812 23.4375 23.4375], 'FaceColor',[1 1 1]);
rectangle('Position',[656.25 -281.25 23.4375 23.4375], 'FaceColor',[0 0 0]);
rectangle('Position',[679.688 -281.25 23.4375 23.4375], 'FaceColor',[1 1 1]);
rectangle('Position',[656.25 -304.688 23.4375 23.4375], 'FaceColor',[0 0 0]);
rectangle('Position',[679.688 -304.688 23.4375 23.4375], 'FaceColor',[1 1 1]);
rectangle('Position',[656.25 -328.125 23.4375 23.4375], 'FaceColor',[0 0 0]);
rectangle('Position',[679.688 -328.125 23.4375 23.4375], 'FaceColor',[1 1 1]);
rectangle('Position',[656.25 -351.562 23.4375 23.4375], 'FaceColor',[0 0 0]);
rectangle('Position',[679.688 -351.562 23.4375 23.4375], 'FaceColor',[1 1 1]);
rectangle('Position',[656.25 -375 23.4375 23.4375], 'FaceColor',[0 0 0]);
rectangle('Position',[679.688 -375 23.4375 23.4375], 'FaceColor',[1 1 1]);
rectangle('Position',[328.125 -679.688 23.4375 23.4375], 'FaceColor',[1 1 1]);
rectangle('Position',[351.562 -679.688 23.4375 23.4375], 'FaceColor',[1 1 1]);
rectangle('Position',[328.125 -703.125 23.4375 23.4375], 'FaceColor',[0 0 0]);
rectangle('Position',[351.562 -703.125 23.4375 23.4375], 'FaceColor',[0 0 0]);
rectangle('Position',[375 -679.688 23.4375 23.4375], 'FaceColor',[1 1 1]);
rectangle('Position',[398.438 -679.688 23.4375 23.4375], 'FaceColor',[1 1 1]);
rectangle('Position',[375 -703.125 23.4375 23.4375], 'FaceColor',[0 0 0]);
rectangle('Position',[398.438 -703.125 23.4375 23.4375], 'FaceColor',[0 0 0]);
rectangle('Position',[796.875 -1054.69 23.4375 23.4375], 'FaceColor',[1 1 1]);
rectangle('Position',[820.312 -1054.69 23.4375 23.4375], 'FaceColor',[0 0 0]);
rectangle('Position',[796.875 -1078.12 23.4375 23.4375], 'FaceColor',[1 1 1]);
rectangle('Position',[820.312 -1078.12 23.4375 23.4375], 'FaceColor',[0 0 0]);
rectangle('Position',[796.875 -1101.56 23.4375 23.4375], 'FaceColor',[1 1 1]);
rectangle('Position',[820.312 -1101.56 23.4375 23.4375], 'FaceColor',[0 0 0]);
rectangle('Position',[796.875 -1125 23.4375 23.4375], 'FaceColor',[1 1 1]);
rectangle('Position',[820.312 -1125 23.4375 23.4375], 'FaceColor',[0 0 0]);
rectangle('Position',[1125 -1054.69 23.4375 23.4375], 'FaceColor',[1 1 1]);
rectangle('Position',[1148.44 -1054.69 23.4375 23.4375], 'FaceColor',[1 1 1]);
rectangle('Position',[1125 -1078.12 23.4375 23.4375], 'FaceColor',[0 0 0]);
rectangle('Position',[1148.44 -1078.12 23.4375 23.4375], 'FaceColor',[0 0 0]);
rectangle('Position',[1171.88 -1054.69 23.4375 23.4375], 'FaceColor',[1 1 1]);
rectangle('Position',[1195.31 -1054.69 23.4375 23.4375], 'FaceColor',[1 1 1]);
rectangle('Position',[1171.88 -1078.12 23.4375 23.4375], 'FaceColor',[0 0 0]);
rectangle('Position',[1195.31 -1078.12 23.4375 23.4375], 'FaceColor',[0 0 0]);
rectangle('Position',[1218.75 -1054.69 23.4375 23.4375], 'FaceColor',[1 1 1]);
rectangle('Position',[1242.19 -1054.69 23.4375 23.4375], 'FaceColor',[1 1 1]);
rectangle('Position',[1218.75 -1078.12 23.4375 23.4375], 'FaceColor',[0 0 0]);
rectangle('Position',[1242.19 -1078.12 23.4375 23.4375], 'FaceColor',[0 0 0]);
rectangle('Position',[1265.62 -1054.69 23.4375 23.4375], 'FaceColor',[1 1 1]);
rectangle('Position',[1289.06 -1054.69 23.4375 23.4375], 'FaceColor',[1 1 1]);
rectangle('Position',[1265.62 -1078.12 23.4375 23.4375], 'FaceColor',[0 0 0]);
rectangle('Position',[1289.06 -1078.12 23.4375 23.4375], 'FaceColor',[0 0 0]);
rectangle('Position',[1312.5 -1054.69 23.4375 23.4375], 'FaceColor',[1 1 1]);
rectangle('Position',[1335.94 -1054.69 23.4375 23.4375], 'FaceColor',[1 1 1]);
rectangle('Position',[1312.5 -1078.12 23.4375 23.4375], 'FaceColor',[0 0 0]);
rectangle('Position',[1335.94 -1078.12 23.4375 23.4375], 'FaceColor',[0 0 0]);
rectangle('Position',[1359.38 -1054.69 23.4375 23.4375], 'FaceColor',[1 1 1]);
rectangle('Position',[1382.81 -1054.69 23.4375 23.4375], 'FaceColor',[1 1 1]);
rectangle('Position',[1359.38 -1078.12 23.4375 23.4375], 'FaceColor',[0 0 0]);
rectangle('Position',[1382.81 -1078.12 23.4375 23.4375], 'FaceColor',[0 0 0]);
rectangle('Position',[1406.25 -1054.69 23.4375 23.4375], 'FaceColor',[1 1 1]);
rectangle('Position',[1429.69 -1054.69 23.4375 23.4375], 'FaceColor',[1 1 1]);
rectangle('Position',[1406.25 -1078.12 23.4375 23.4375], 'FaceColor',[0 0 0]);
rectangle('Position',[1429.69 -1078.12 23.4375 23.4375], 'FaceColor',[0 0 0]);
rectangle('Position',[796.875 -1148.44 23.4375 23.4375], 'FaceColor',[1 1 1]);
rectangle('Position',[820.312 -1148.44 23.4375 23.4375], 'FaceColor',[0 0 0]);
rectangle('Position',[796.875 -1171.88 23.4375 23.4375], 'FaceColor',[1 1 1]);
rectangle('Position',[820.312 -1171.88 23.4375 23.4375], 'FaceColor',[0 0 0]);
rectangle('Position',[796.875 -1195.31 23.4375 23.4375], 'FaceColor',[1 1 1]);
rectangle('Position',[820.312 -1195.31 23.4375 23.4375], 'FaceColor',[0 0 0]);
rectangle('Position',[796.875 -1218.75 23.4375 23.4375], 'FaceColor',[1 1 1]);
rectangle('Position',[820.312 -1218.75 23.4375 23.4375], 'FaceColor',[0 0 0]);
rectangle('Position',[796.875 -1242.19 23.4375 23.4375], 'FaceColor',[1 1 1]);
rectangle('Position',[820.312 -1242.19 23.4375 23.4375], 'FaceColor',[0 0 0]);
rectangle('Position',[796.875 -1265.62 23.4375 23.4375], 'FaceColor',[1 1 1]);
rectangle('Position',[820.312 -1265.62 23.4375 23.4375], 'FaceColor',[0 0 0]);
rectangle('Position',[796.875 -1289.06 23.4375 23.4375], 'FaceColor',[1 1 1]);
rectangle('Position',[820.312 -1289.06 23.4375 23.4375], 'FaceColor',[0 0 0]);
rectangle('Position',[796.875 -1312.5 23.4375 23.4375], 'FaceColor',[1 1 1]);
rectangle('Position',[820.312 -1312.5 23.4375 23.4375], 'FaceColor',[0 0 0]);
rectangle('Position',[796.875 -1335.94 23.4375 23.4375], 'FaceColor',[1 1 1]);
rectangle('Position',[820.312 -1335.94 23.4375 23.4375], 'FaceColor',[0 0 0]);
rectangle('Position',[796.875 -1359.38 23.4375 23.4375], 'FaceColor',[1 1 1]);
rectangle('Position',[820.312 -1359.38 23.4375 23.4375], 'FaceColor',[0 0 0]);
rectangle('Position',[796.875 -1382.81 23.4375 23.4375], 'FaceColor',[1 1 1]);
rectangle('Position',[820.312 -1382.81 23.4375 23.4375], 'FaceColor',[0 0 0]);
rectangle('Position',[796.875 -1406.25 23.4375 23.4375], 'FaceColor',[1 1 1]);
rectangle('Position',[820.312 -1406.25 23.4375 23.4375], 'FaceColor',[0 0 0]);
rectangle('Position',[796.875 -1429.69 23.4375 23.4375], 'FaceColor',[1 1 1]);
rectangle('Position',[820.312 -1429.69 23.4375 23.4375], 'FaceColor',[0 0 0]);
rectangle('Position',[796.875 -1453.12 23.4375 23.4375], 'FaceColor',[1 1 1]);
rectangle('Position',[820.312 -1453.12 23.4375 23.4375], 'FaceColor',[0 0 0]);
X=[1400,1312.5,1218.75,1171.88,1125,1125,937.5,843.75,750,656.25,562.5,562.5,506.25,375,304.688,304.688,304.688,304.688,281.25,187.5,100,100];
Y=[-1400,-1312.5,-1218.75,-1209.38,-1171.88,-1125,-937.5,-937.5,-918.75,-843.75,-750,-656.25,-562.5,-450,-375,-351.562,-328.125,-304.688,-281.25,-187.5,-100,-100];
hold on;
plot(X,Y,'r');
plot(X,Y,'bo');
legend('1956.73','Location','southoutside');
